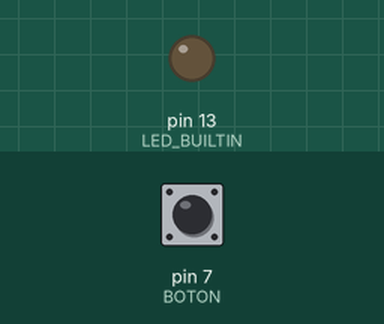
The sketch below on a simulated Arduino Uno, built with avr-gcc and run on an emulated ATmega328P. On the bench: output pins drawn as LEDs (lit = HIGH). Inputs (shaded band) come from the test bench; at power-on: pin 7 (BOTON) LOW.

Above: at 1.2 s.
1.3 s: pin 7 (BOTON) pulled HIGH for 0.15 s
At 1.37 s:
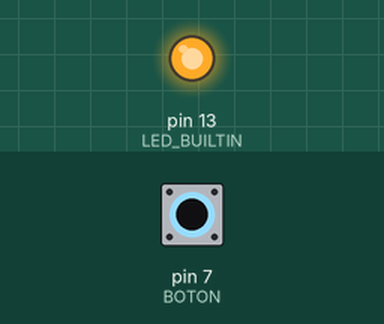
2.9 s: pin 7 (BOTON) pulled HIGH for 3.2 s
At 7.4 s:
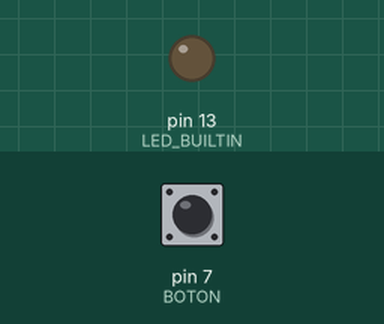
Timing chart, 0 to 8.9 s (numbered marks = the images above; inputs shaded):
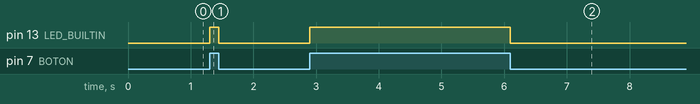

Measured:
- after the input at 1.3 s, pin 13 (LED_BUILTIN): LOW → HIGH at once, → LOW 0.15 s later
- after the input at 2.9 s, pin 13 (LED_BUILTIN): LOW → HIGH at once, → LOW 3.2 s later

The sketch:

LED_con_Pulsador.ino
```cpp
// Práctica encender y apagar un LED a través de botón pulsador
const int BOTON=7;
int val;
void setup(){
  pinMode(LED_BUILTIN,OUTPUT);
  pinMode(BOTON,INPUT);
}
void loop(){
  val=digitalRead(BOTON);
  if  (val==HIGH){
    digitalWrite(LED_BUILTIN,HIGH);
  } else {
    digitalWrite(LED_BUILTIN,LOW);
  }
}
```
